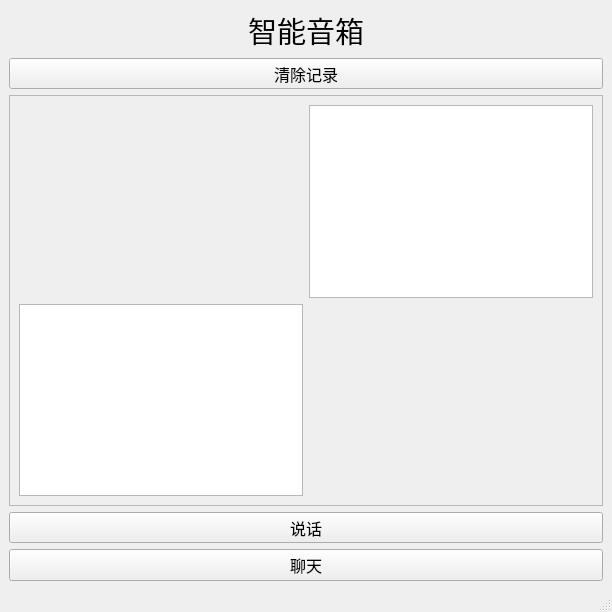
<?xml version="1.0" encoding="UTF-8"?>
<ui version="4.0">
 <class>MainWindow</class>
 <widget class="QMainWindow" name="MainWindow">
  <property name="geometry">
   <rect>
    <x>0</x>
    <y>0</y>
    <width>612</width>
    <height>612</height>
   </rect>
  </property>
  <property name="sizePolicy">
   <sizepolicy hsizetype="Preferred" vsizetype="Preferred">
    <horstretch>0</horstretch>
    <verstretch>0</verstretch>
   </sizepolicy>
  </property>
  <property name="font">
   <font>
    <family>微软雅黑</family>
   </font>
  </property>
  <property name="windowTitle">
   <string>智能音箱</string>
  </property>
  <property name="layoutDirection">
   <enum>Qt::LeftToRight</enum>
  </property>
  <widget class="QWidget" name="centralwidget">
   <layout class="QVBoxLayout" name="verticalLayout">
    <item>
     <widget class="QLabel" name="label">
      <property name="font">
       <font>
        <family>微软雅黑</family>
        <pointsize>22</pointsize>
        <weight>50</weight>
        <bold>false</bold>
       </font>
      </property>
      <property name="text">
       <string>智能音箱</string>
      </property>
      <property name="textFormat">
       <enum>Qt::AutoText</enum>
      </property>
      <property name="scaledContents">
       <bool>false</bool>
      </property>
      <property name="alignment">
       <set>Qt::AlignCenter</set>
      </property>
      <property name="wordWrap">
       <bool>false</bool>
      </property>
      <property name="textInteractionFlags">
       <set>Qt::LinksAccessibleByMouse</set>
      </property>
     </widget>
    </item>
    <item>
     <widget class="QToolButton" name="clear">
      <property name="sizePolicy">
       <sizepolicy hsizetype="Minimum" vsizetype="Fixed">
        <horstretch>0</horstretch>
        <verstretch>0</verstretch>
       </sizepolicy>
      </property>
      <property name="palette">
       <palette>
        <active>
         <colorrole role="Highlight">
          <brush brushstyle="SolidPattern">
           <color alpha="255">
            <red>85</red>
            <green>170</green>
            <blue>255</blue>
           </color>
          </brush>
         </colorrole>
        </active>
        <inactive>
         <colorrole role="Highlight">
          <brush brushstyle="SolidPattern">
           <color alpha="255">
            <red>85</red>
            <green>170</green>
            <blue>255</blue>
           </color>
          </brush>
         </colorrole>
        </inactive>
        <disabled>
         <colorrole role="Highlight">
          <brush brushstyle="SolidPattern">
           <color alpha="255">
            <red>0</red>
            <green>120</green>
            <blue>215</blue>
           </color>
          </brush>
         </colorrole>
        </disabled>
       </palette>
      </property>
      <property name="font">
       <font>
        <family>微软雅黑</family>
        <pointsize>12</pointsize>
       </font>
      </property>
      <property name="text">
       <string>清除记录</string>
      </property>
     </widget>
    </item>
    <item>
     <widget class="QScrollArea" name="scrollArea">
      <property name="sizeIncrement">
       <size>
        <width>0</width>
        <height>0</height>
       </size>
      </property>
      <property name="widgetResizable">
       <bool>true</bool>
      </property>
      <widget class="QWidget" name="scrollAreaWidgetContents">
       <property name="geometry">
        <rect>
         <x>0</x>
         <y>0</y>
         <width>592</width>
         <height>400</height>
        </rect>
       </property>
       <layout class="QVBoxLayout" name="verticalLayout_3">
        <item>
         <layout class="QGridLayout" name="gridLayout">
          <item row="1" column="0">
           <widget class="QTextEdit" name="textEdit_2"/>
          </item>
          <item row="0" column="1">
           <widget class="QTextEdit" name="textEdit_3"/>
          </item>
         </layout>
        </item>
       </layout>
      </widget>
     </widget>
    </item>
    <item>
     <widget class="QToolButton" name="speak">
      <property name="enabled">
       <bool>true</bool>
      </property>
      <property name="sizePolicy">
       <sizepolicy hsizetype="Minimum" vsizetype="Fixed">
        <horstretch>0</horstretch>
        <verstretch>0</verstretch>
       </sizepolicy>
      </property>
      <property name="font">
       <font>
        <family>微软雅黑</family>
        <pointsize>12</pointsize>
       </font>
      </property>
      <property name="mouseTracking">
       <bool>false</bool>
      </property>
      <property name="tabletTracking">
       <bool>false</bool>
      </property>
      <property name="focusPolicy">
       <enum>Qt::TabFocus</enum>
      </property>
      <property name="contextMenuPolicy">
       <enum>Qt::NoContextMenu</enum>
      </property>
      <property name="layoutDirection">
       <enum>Qt::LeftToRight</enum>
      </property>
      <property name="inputMethodHints">
       <set>Qt::ImhNone</set>
      </property>
      <property name="text">
       <string>说话</string>
      </property>
      <property name="autoRaise">
       <bool>false</bool>
      </property>
     </widget>
    </item>
    <item>
     <widget class="QPushButton" name="chat">
      <property name="font">
       <font>
        <family>微软雅黑</family>
        <pointsize>12</pointsize>
       </font>
      </property>
      <property name="text">
       <string>聊天</string>
      </property>
     </widget>
    </item>
   </layout>
  </widget>
  <widget class="QMenuBar" name="menubar">
   <property name="geometry">
    <rect>
     <x>0</x>
     <y>0</y>
     <width>612</width>
     <height>22</height>
    </rect>
   </property>
  </widget>
  <widget class="QStatusBar" name="statusbar"/>
 </widget>
 <resources/>
 <connections/>
</ui>
